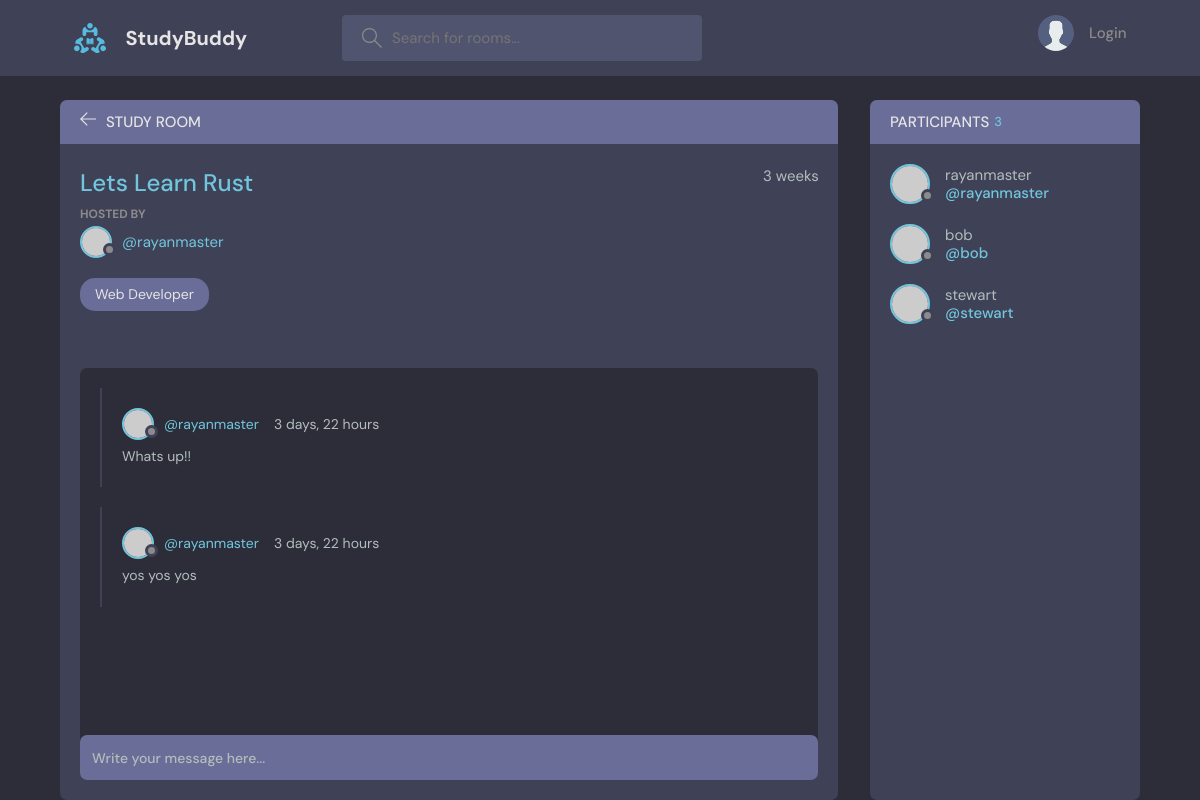
Page /room/2/ on the committed database.
### base/models.py (models this page shows, shortened)
class Room(models.Model):
    host = models.ForeignKey(User, on_delete=models.SET_NULL, null=True)
    topic = models.ForeignKey(Topic, on_delete=models.SET_NULL, null=True)
    name = models.CharField(max_length=200)
    description = models.TextField(null=True, blank=True)
    participants = models.ManyToManyField(User, related_name='participants', blank=True)
    updated = models.DateTimeField(auto_now=True)
    created = models.DateTimeField(auto_now_add=True)
    class Meta:
        ordering = ['-updated', '-created']

class Topic(models.Model):
    name = models.CharField(max_length=200)
    def __str__(self):
        return self.name

class Message(models.Model):
    user = models.ForeignKey(User, on_delete=models.CASCADE)
    room = models.ForeignKey(Room, on_delete=models.CASCADE)
    body = models.TextField()
    updated = models.DateTimeField(auto_now=True)
    created = models.DateTimeField(auto_now_add=True)
    class Meta:
        ordering = ['-updated', '-created']

### base/views.py (the view, shortened to what this page needs)
# urls.py: path("room/<str:pk>/", views.room, name="room"),
def room(request, pk):
    room = Room.objects.get(id=pk)
    room_messages = room.message_set.all().order_by('-created')
    participants = room.participants.all()
    context = {'room': room, 'room_messages': room_messages, 'participants': participants}
    return render(request, 'base/room.html', context)

### base/templates/base/room.html (shortened to what this page needs)
{% extends 'main.html' %}
{% block content %}
    <main class="profile-page layout layout--2">
      <div class="container">
        <div class="room">
          <div class="room__top">
            <div class="room__topLeft">
              <a href="{% url 'home' %}">
                <svg version="1.1" xmlns="http://www.w3.org/2000/svg" width="32" height="32" viewBox="0 0 32 32">
                  <title>arrow-left</title>
                  <path
                    d="M13.723 2.286l-13.723 13.714 13.719 13.714 1.616-1.611-10.96-10.96h27.625v-2.286h-27.625l10.965-10.965-1.616-1.607z"
                  ></path>
                </svg>
              </a>
              <h3>Study Room</h3>
            </div>
          </div>
          <div class="room__box scroll">
            <div class="room__header scroll">
              <div class="room__info">
                <h3>{{room.name}}</h3>
                <span>{{room.created|timesince}}</span>
              </div>
              <div class="room__hosted">
                <p>Hosted By</p>
                <a href="{% url 'userprofile' room.host.id %}" class="room__author">
                  <div class="avatar avatar--small">
                    <img src="https://randomuser.me/api/portraits/men/37.jpg" />
                  </div>
                  <span>@{{room.host.username}}</span>
                </a>
              </div>
              <span class="room__topics">{{room.topic}}</span>
            </div>
            <div class="room__conversation">
              <div class="threads scroll">
                {% for message in room_messages %}
                <div class="thread">
                  <div class="thread__top">
                    <div class="thread__author">
                      <a href="{% url 'userprofile' message.user.id %}" class="thread__authorInfo">
                        <div class="avatar avatar--small">
                          <img src="https://randomuser.me/api/portraits/men/37.jpg" />
                        </div>
                        <span>@{{message.user.username}}</span>
                      </a>
                      <span class="thread__date">{{message.created|timesince}}</span>
                    </div>
                  </div>
                  <div class="thread__details">
                    {{message.body}}
                  </div>
                </div>
                {% endfor %}
              </div>
            </div>
          </div>
          <div class="room__message">
            <form action="#"><input name="" placeholder="Write your message here..." /></form>
          </div>
        </div>
        <div class="participants">
          <h3 class="participants__top">Participants <span>{{participants.count}}</span></h3>
          <div class="participants__list scroll">
            {% for user in participants %}
            <a href="{% url 'userprofile' user.id %}" class="participant">
              <div class="avatar avatar--medium">
                <img src="https://randomuser.me/api/portraits/men/37.jpg" />
              </div>
              <p>
                {{user.username}}
                <span>@{{user.username}}</span>
              </p>
            </a>
            {% endfor %}
          </div>
        </div>
      </div>
    </main>
  {% endblock content %}

### rows in the picture
Room: name "Lets Learn Rust", created "3 weeks", host.username "rayanmaster", topic "Web Developer"
Message: user.username "rayanmaster", created "3 days, 22 hours", body "Whats up!!"
Message: user.username "rayanmaster", created "3 days, 22 hours", body "yos yos yos"

### other values in the picture
{{ participants.count }} "3"
{{ user.username }} "rayanmaster"
{{ user.username }} "bob"
{{ user.username }} "stewart"
